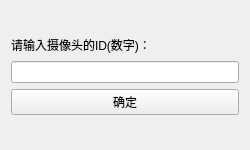
<?xml version="1.0" encoding="UTF-8"?>
<ui version="4.0">
 <class>SetCameraID</class>
 <widget class="QWidget" name="SetCameraID">
  <property name="geometry">
   <rect>
    <x>0</x>
    <y>0</y>
    <width>250</width>
    <height>150</height>
   </rect>
  </property>
  <property name="windowTitle">
   <string>Form</string>
  </property>
  <layout class="QVBoxLayout" name="verticalLayout_3">
   <item>
    <layout class="QVBoxLayout" name="verticalLayout_2">
     <item>
      <layout class="QVBoxLayout" name="verticalLayout">
       <item>
        <widget class="QLabel" name="IDText">
         <property name="minimumSize">
          <size>
           <width>180</width>
           <height>20</height>
          </size>
         </property>
         <property name="maximumSize">
          <size>
           <width>180</width>
           <height>20</height>
          </size>
         </property>
         <property name="text">
          <string>请输入摄像头的ID(数字)：</string>
         </property>
        </widget>
       </item>
       <item>
        <widget class="QLineEdit" name="ID">
         <property name="text">
          <string/>
         </property>
         <property name="placeholderText">
          <string/>
         </property>
        </widget>
       </item>
      </layout>
     </item>
     <item>
      <widget class="QPushButton" name="SetID">
       <property name="sizePolicy">
        <sizepolicy hsizetype="Minimum" vsizetype="Fixed">
         <horstretch>10</horstretch>
         <verstretch>10</verstretch>
        </sizepolicy>
       </property>
       <property name="text">
        <string>确定</string>
       </property>
      </widget>
     </item>
    </layout>
   </item>
  </layout>
 </widget>
 <resources/>
 <connections/>
</ui>
